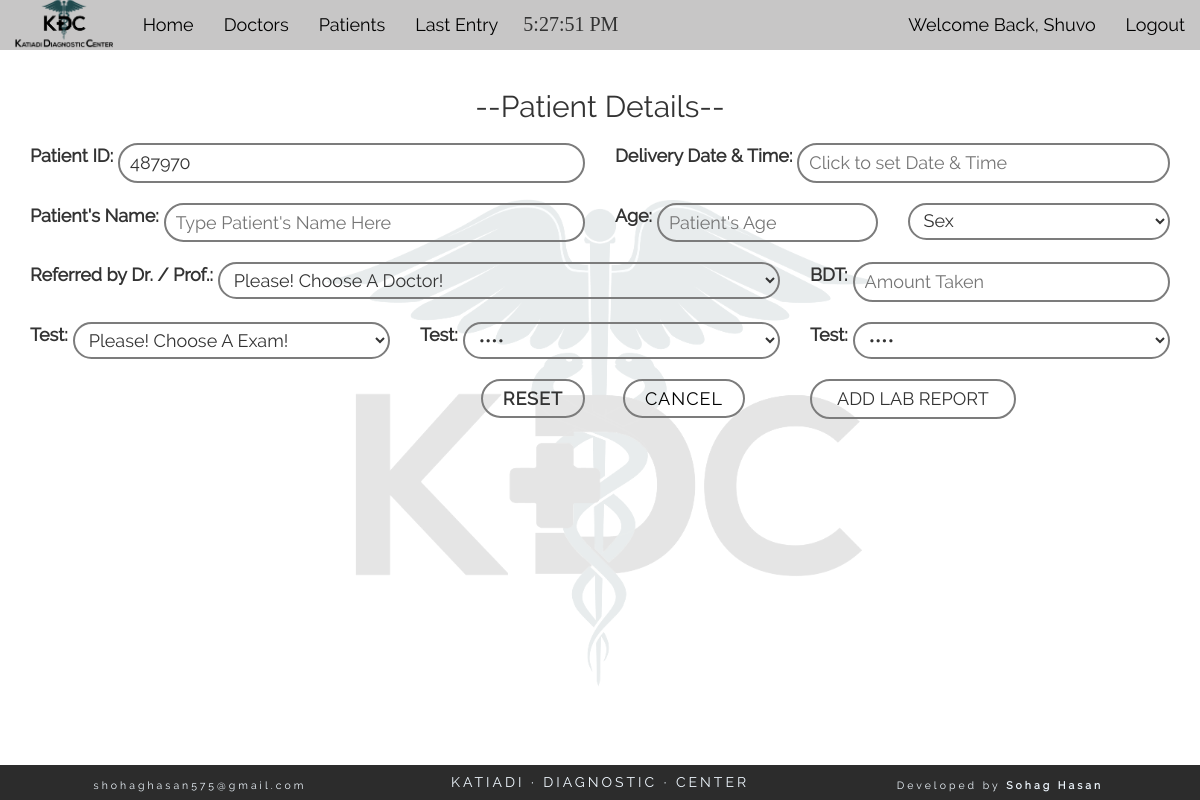
The page /pat_info.php?p_id=487970 (signed in) on the database as committed earlier.
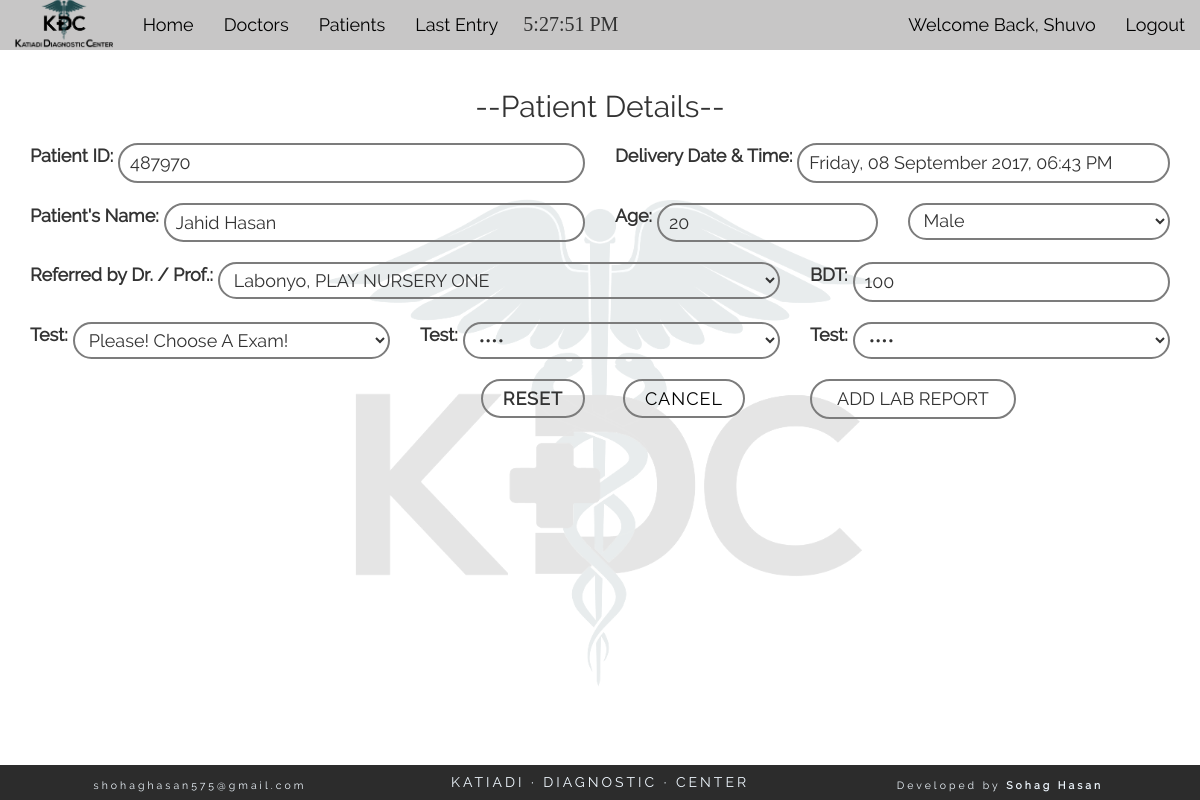
The same page on the database as committed later.
### tables this page shows
CREATE TABLE "patient" (
	`lab_id`	INTEGER NOT NULL PRIMARY KEY AUTOINCREMENT,
	`p_id`	int(11) NOT NULL,
	`p_datetime`	datetime NOT NULL,
	`p_name`	varchar(200) NOT NULL,
	`p_age`	int(11) NOT NULL,
	`sex`	varchar(10) NOT NULL,
	`doctor_id`	int(11) NOT NULL,
	`specimen1`	varchar(50) NOT NULL,
	`specimen2`	varchar(50) NOT NULL,
	`specimen3`	varchar(50) NOT NULL,
	`status`	int(1) NOT NULL,
	`pat_amount`	INTEGER,
	`doc_amount`	INTEGER,
	`whenadded`	TEXT
);

CREATE TABLE "doctor" (
	`doctor_id`	INTEGER NOT NULL PRIMARY KEY AUTOINCREMENT,
	`d_name`	varchar(200) NOT NULL,
	`age`	int(11) NOT NULL,
	`sex`	varchar(15) NOT NULL,
	`degree`	varchar(200) NOT NULL,
	`status`	int(1) NOT NULL
);

### config.php (called while the page is built, shortened)
<?php
	function get_header(){
		require_once("includes/header.php");
	}
	function get_footer(){
		require_once("includes/footer.php");
	}
?>

### pat_info.php (the view, shortened to what this page needs)
<?php
	if(isset($_SESSION['username'])){
	require_once("config.php");
	get_header();
	$sel= "SELECT * FROM doctor WHERE doctor_id AND status='1'";
	$res_qry = $db-> query($sel);
	$p_id_r = $_GET['p_id'];
	$selss= "SELECT * FROM patient WHERE p_id='$p_id_r' AND status='1'";
	$ressub= $db-> query($selss);
	$datasub=$ressub-> fetchArray(SQLITE3_ASSOC);
?>
    <section class="container-fluid" id="test_list" >
    	<div class="row">
    		<div class="col-md-12 text-center">
    			<h2 class="title">--Patient Details--</h2>
    			<form action="" method="post" id="p_form" class="text-left">
    			<div class="col-md-6 form_row">
   				  <label for="p_id">Patient ID:</label>
   				  <input id="p_id" type="number" name="p_id" placeholder="Enter The Slip Number Here" value="<?php echo $p_id_r; ?>" title="Enter The Patient ID Here!" required>
    			</div>
   				  	<div class="col-md-6 form_row" >
   				  		<label for="">Delivery Date & Time:</label>
						<input type="text" id="form-control" data-date-format="DD, dd MM yyyy, HH:ii P" name="datetime" value="<?php echo $datasub['p_datetime']; ?>" placeholder="Click to set Date & Time" required>
					</div>
					<div class="col-md-6 form_row">
    					<label for="p_name">Patient's Name:</label>
    					<input type="text" name="p_name" id="p_name" placeholder="Type Patient's Name Here" value="<?php echo $datasub['p_name']; ?>" required>
    				</div>
   				  <div class="col-md-3 form_row">
    					<label for="p_age">Age:</label>
    					<input type="number" name="p_age" id="p_age" placeholder="Patient's Age" value="<?php echo $datasub['p_age']; ?>" required>
    				</div>
   				  <div class="col-md-3 form_row">
					 	<select name="sex" id="" required>
					 		<option value="">Sex</option>
					 		<option value="Male" <?php if($datasub['sex']==='Male'){echo('selected'); } ?>>Male</option>
					 	</select>
   				  </div>
   				  <div class="col-md-8 form_row">
   				  	<label for="doctor_name">Referred by Dr. / Prof.:</label>
					<select name="doctor" required>
					  <option value="">Please! Choose A Doctor!</option>
		  <?php while($data = $res_qry-> fetchArray(SQLITE3_ASSOC)){ ?>
			<option value="<?php echo $data['doctor_id']; ?>" <?php if($datasub['doctor_id']===$data['doctor_id']){ echo('selected'); } ?>><?php echo $data['d_name'].", ".$data['degree']; ?></option>
	   	<?php } ?>
					</select>
   				  </div>
   				  <div class="col-md-4 form_row">
   				  	<label for="p_age">BDT:</label>
   				  	<input type="number" name="pat_amount" id="p_age" value="<?php echo $datasub['pat_amount']; ?>" placeholder="Amount Taken" required>
   				  </div>
   				  <div class="col-md-4 form_row">
						<label>Test: </label>
							<select name="specimen1" id="specimen1" required>
								<option value="">Please! Choose A Exam!</option>
							</select>
   				  </div>
   				  <div class="col-md-4 text-center form_row">
						<label>Test: </label>
						  <select name="specimen2" id="specimen2">
								<option value="">&bull;&bull;&bull;&bull;</option>
						  </select>
   				  </div>
   				  <div class="col-md-4 text-right form_row">
						<label>Test: </label>
							<select name="specimen3" id="specimen3">
								<option value="">&bull;&bull;&bull;&bull;</option>
						  </select>
   				  </div>
    				<div class="col-md-6 text-right">
    					<label title="View Reset Button" class="check_box" for=cb>Reset</label>
    				</div>
    				<div class="col-md-2 text-right">
						<a class="cancel_button" style="top: 0px;" href="index.php">Cancel</a>
					</div>
    				<div class="col-md-4 text-left">
    					<input type="submit" name="go" id="go" value="ADD LAB REPORT" title="Click Here To Add Lab Report.">
    				</div>
    			</form>
    		</div>
    	</div>
    </section>
	<?php
	get_footer();
		}else{
				header('location: login.php');
			}
		?>

### includes/header.php (shortened to what this page needs)
<?php
    $linkss=explode('/',$_SERVER['PHP_SELF']);
   	$page=$linkss[1];
?>
<!DOCTYPE HTML>
<html>
	<head>
		<link href="css/bootstrap.css" rel="stylesheet" type="text/css">
		<link href="css/style.css" rel="stylesheet" type="text/css">
		<link href="css/dataTable.css" rel="stylesheet" type="text/css">
		<link href="css/bootstrap-datetimepicker.css" rel="stylesheet" type="text/css">
</head>
	<body style="padding-top: 70px" onload="set_interval()" onmousemove="reset_interval()" onclick="reset_interval()" onkeypress="reset_interval()" onscroll="reset_interval()">
		<nav class="navbar navbar-default navbar-fixed-top">
			<div class="container-fluid">
				<div class="navbar-header">
				  <a class="navbar-brand" href="index.php"><img src="pics/logo.png" height="50" alt="logo"></a></div>
				<div class="collapse navbar-collapse" id="topFixedNavbar1">
				  <ul class="nav navbar-nav">
					<li<?php if($page==='index.php'){ echo ' class="active"'; } ?>><a href="index.php">Home<span class="sr-only">(current)</span></a></li>
					<li<?php if($page==='view_doctor.php'){ echo ' class="active"'; } ?>><a href="view_doctor.php">Doctors</a></li>
					<li<?php if($page==='view_patient.php'){ echo ' class="active"'; } ?>><a href="view_patient.php">Patients</a></li>
					<li<?php if($page==='last_patient.php'){ echo ' class="active"'; } ?>><a href="last_patient.php">Last Entry</a></li>
					<li id="clock"></li>
				  </ul>
				  <ul class="nav navbar-nav navbar-right">
        			<li<?php if($page==='user.php'){ echo ' class="active"'; } ?>><a class="text-capitalize" href="user.php?u=<?php echo $_SESSION['username']; ?>&s=n">Welcome Back, <?php echo($_SESSION['username']); ?></a></li>
        			<li><a href="logout.php">Logout</a></li>
				</ul>
				</div>
			</div>
		</nav>

### includes/footer.php (shortened to what this page needs)
		<footer class="text-center">
			<div class="col-md-4"><h5><sub>shohaghasan575@gmail.com</sub></h5></div>
			<div class="col-md-4"><h5>KATIADI &middot; DIAGNOSTIC &middot; CENTER</h5></div>
			<div class="col-md-4"><h5><sub>Developed by <b>Sohag Hasan</b></sub></sub></h5></div>
		</footer>
	</body>
</html>

### css/style.css (style rules this page uses)
* { font-family: "Raleway-Regular"; }
body { background: url(../pics/bg.png) center center no-repeat; background-size: contain; min-height: 100vh; padding-bottom: 39px; }
#clock { text-align: center; margin: 10px; font-size: 20px; font-family: Baskerville, Georgia; }
.check_box { float: right; border: 2px solid #7C7C7C; padding: 5px 20px; border-radius: 20px; text-transform: uppercase; letter-spacing: 1px; cursor: pointer; transition: all ease 200ms; }
.navbar-brand { margin-top: -15px; }
.title { font-size: 30px; }
.form_row { display: flex; }
select, input { border: 2px solid #7C7C7C; background-color: transparent; border-radius: 36px; padding: 5px 10px; outline: 0px; flex: 1; font-size: 18px!important; }
#p_form > div { margin: 10px 0px; }
label, a { font-size: 18px !important; line-height: 25px; padding: 0px 5px 0px 0px; }
.cancel_button { position: absolute; top: 50px; right: 50px; border: 2px solid #7C7C7C; border-radius: 25px; padding: 5px 20px; text-transform: uppercase; transition: all ease 200ms; letter-spacing: 1px; color: #000000; }
#go { transition: 200ms ease; padding-left: 25px; padding-right: 25px; }
footer { letter-spacing: 3px; position: fixed; bottom: 0px; background: rgba(22,22,22,0.90); color: aliceblue; width: 100%; }

Rows that differ between the two databases and show on the page:
added patient: datetime "Friday, 08 September 2017, 06:43 PM", p_name "Jahid Hasan", p_age "20", sex "Male", doctor "Labonyo, PLAY NURSERY ONE", pat_amount "100"
Other text that changed with them:
form field sex: "Sex" → (not shown)
form field doctor: "Please! Choose A Doctor!" → (not shown)
